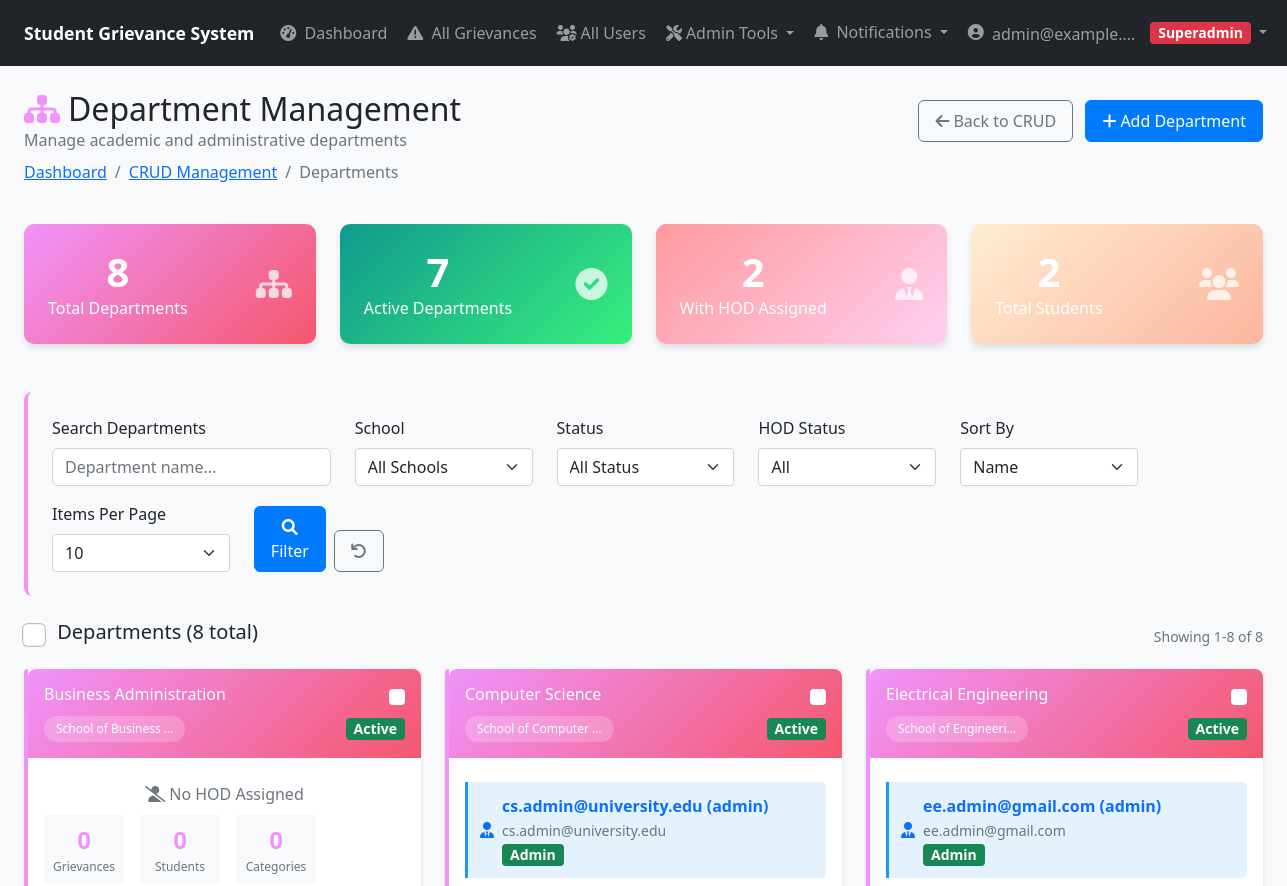
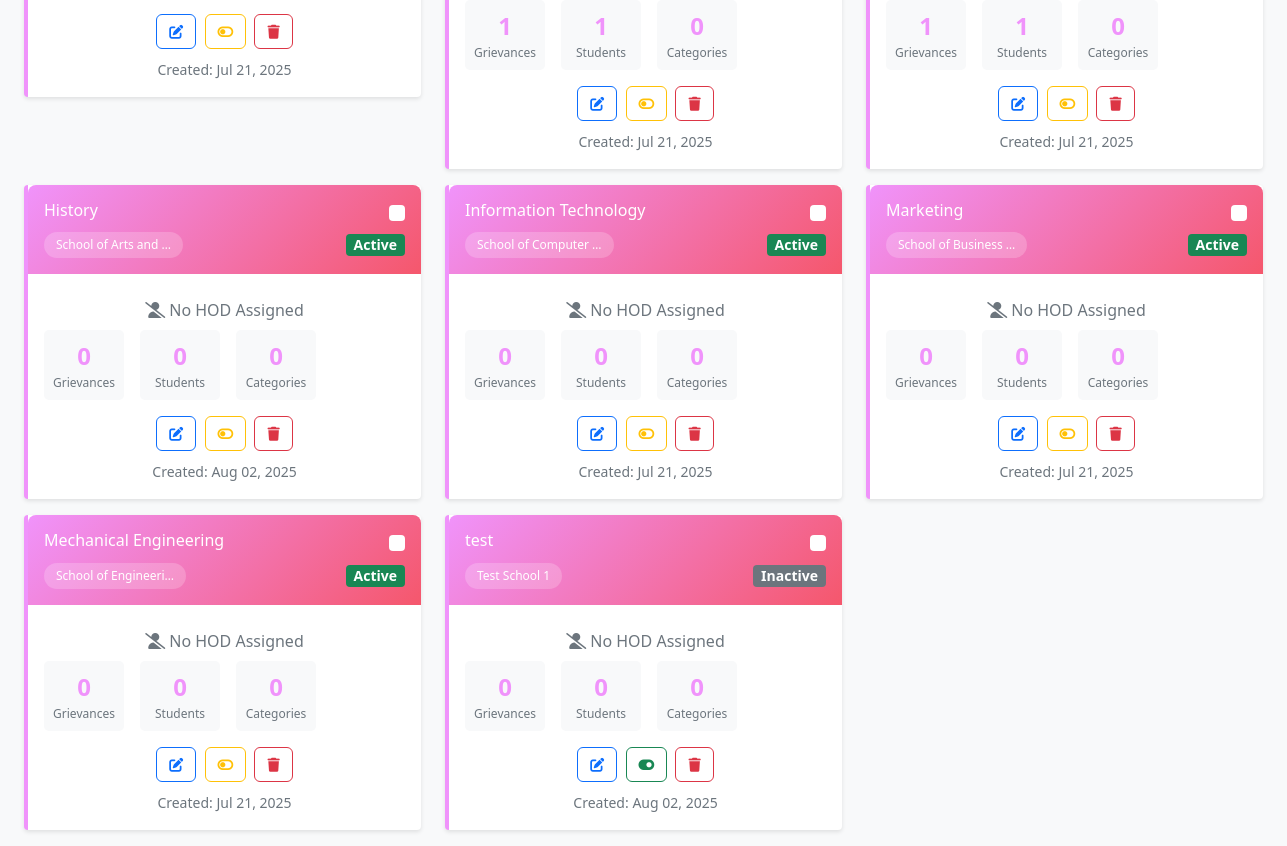
Page /api/admin-panel/manage/departments/ (signed in) on the earlier database version (2 pictures, top to bottom).
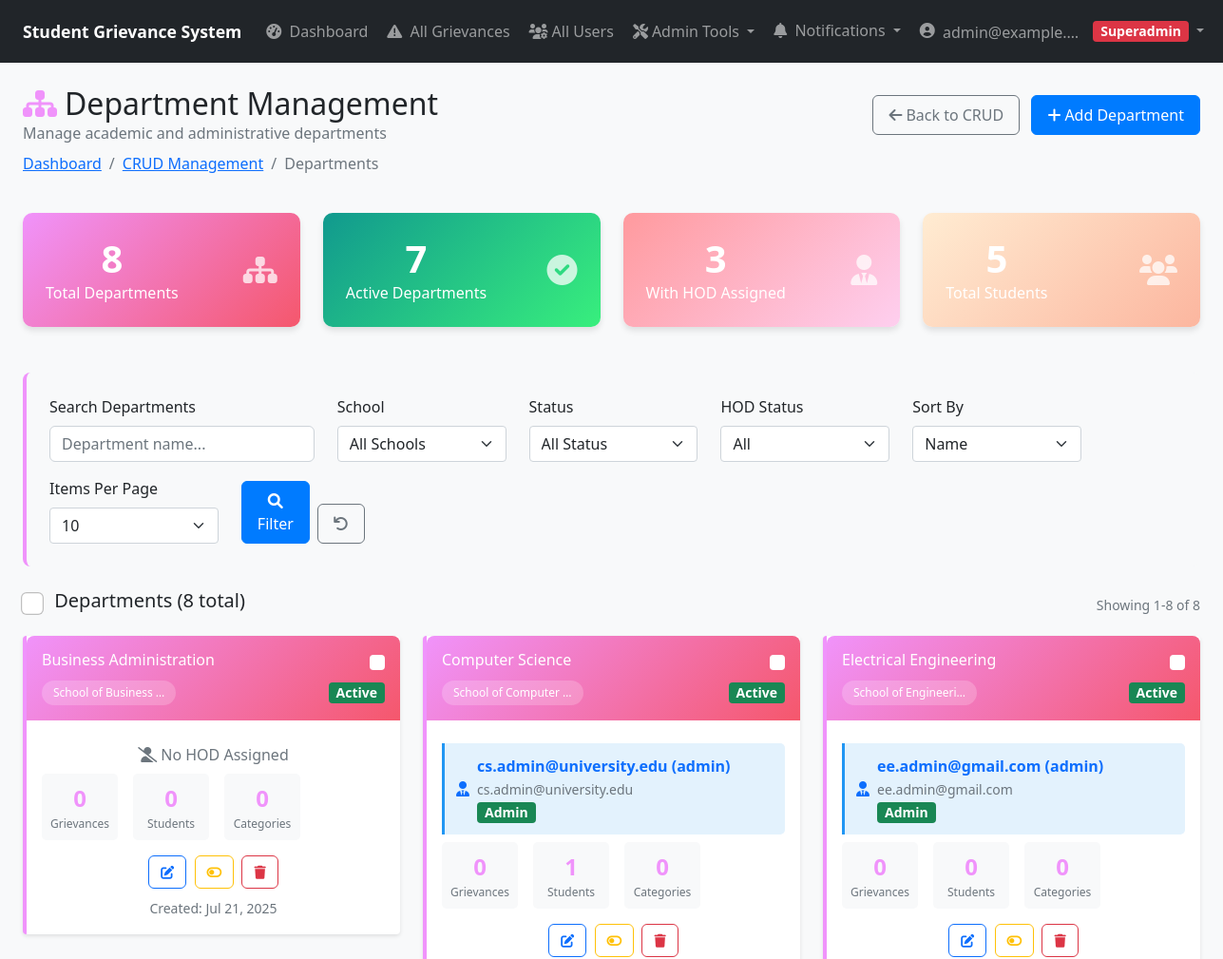
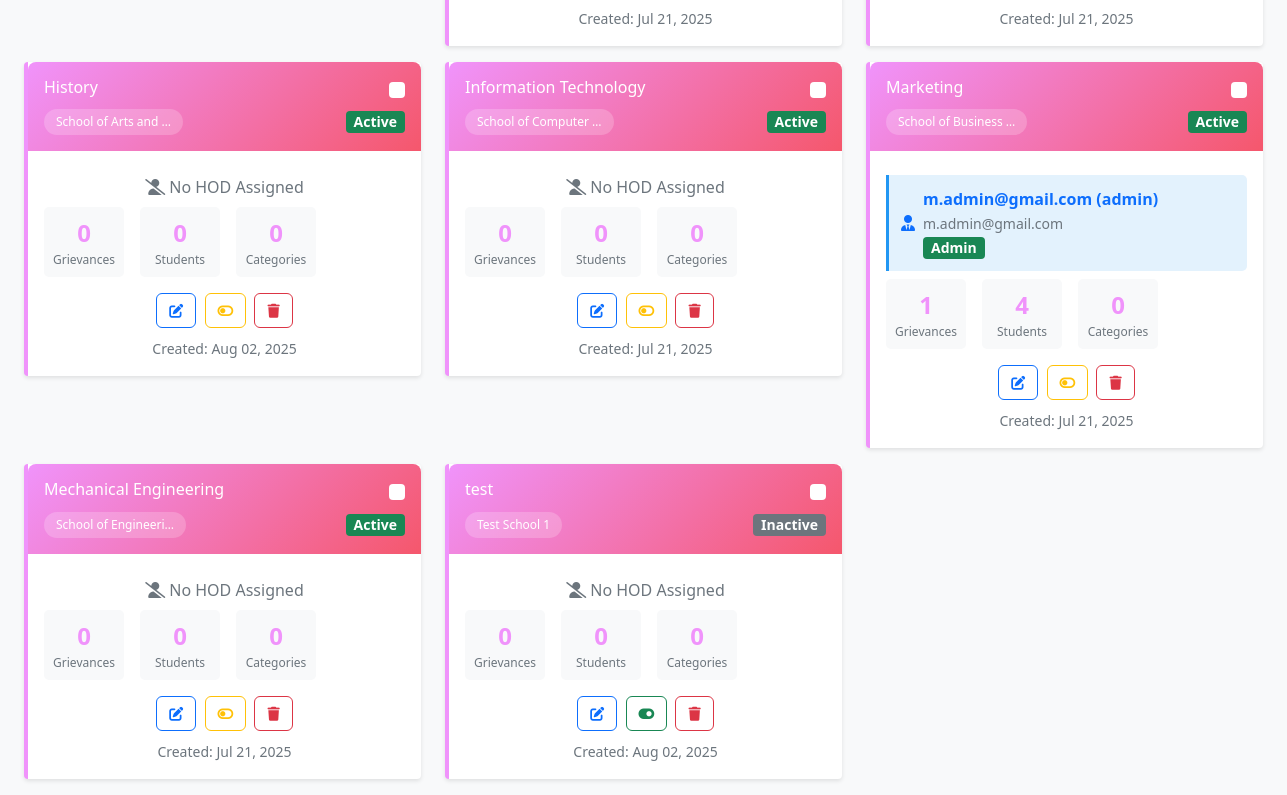
Same page on the later database version (2 pictures, top to bottom).
### apps/students/models.py (models this page shows, shortened)
class Department(models.Model):
    id = models.AutoField(primary_key=True)  # UUID/Auto Primary key
    name = models.CharField(max_length=100)  # Name of the department
    school = models.ForeignKey(School, on_delete=models.CASCADE, related_name='departments', null=True, blank=True)  # Links department to a school (nullable for migration)
    head_of_department = models.ForeignKey(settings.AUTH_USER_MODEL, on_delete=models.SET_NULL, null=True, blank=True, related_name='headed_departments')  # HOD
    is_active = models.BooleanField(default=True)  # Active status
    created_at = models.DateTimeField(auto_now_add=True)
    updated_at = models.DateTimeField(auto_now=True)
    @property
    def students(self):
        return StudentProfile.objects.filter(department=self.name)
    @property
    def grievances(self):
        from apps.grievances.models import Grievance
        return Grievance.objects.filter(student__department=self.name)
    @property
    def category_assignments(self):
        from apps.grievances.models import CategoryAssignment
        return CategoryAssignment.objects.filter(department__icontains=self.name)
    class Meta:
        verbose_name = "Department"
        verbose_name_plural = "Departments"

class School(models.Model):
    id = models.AutoField(primary_key=True)  # UUID/Auto Primary key
    name = models.CharField(max_length=200, unique=True)  # Name of the school (unique)
    code = models.CharField(max_length=20, blank=True, null=True, unique=True)  # School code (optional)
    description = models.TextField(blank=True, null=True)  # School description
    address = models.TextField(blank=True, null=True)  # School address
    phone = models.CharField(max_length=15, blank=True, null=True)  # Contact phone
    email = models.EmailField(blank=True, null=True)  # Contact email
    website = models.URLField(blank=True, null=True)  # School website
    established_year = models.IntegerField(blank=True, null=True)  # Year established
    accreditation = models.CharField(max_length=100, blank=True, null=True)  # Accreditation info
    campus_size = models.CharField(max_length=100, blank=True, null=True)  # Campus size
    student_capacity = models.IntegerField(blank=True, null=True)  # Student capacity
    is_active = models.BooleanField(default=True)  # Active status
    created_at = models.DateTimeField(auto_now_add=True)
    updated_at = models.DateTimeField(auto_now=True)
    class Meta:
        verbose_name = "School"
        verbose_name_plural = "Schools"

class AdminProfile(models.Model):
    ROLE_LEVEL_CHOICES = [
        ('superadmin', 'Super Admin'),
        ('admin', 'Department Admin'),  # Updated to match User model
        ('officer', 'Grievance Officer'),
    ]
    id = models.UUIDField(primary_key=True, default=uuid.uuid4, editable=False)
    user = models.OneToOneField(settings.AUTH_USER_MODEL, on_delete=models.CASCADE, related_name='admin_profile')
    role_level = models.CharField(max_length=20, choices=ROLE_LEVEL_CHOICES)
    department = models.CharField(max_length=100)  # Department is required for admin/officers
    employee_id = models.CharField(max_length=50, unique=True)
    phone = models.CharField(max_length=15, blank=True, null=True)
    office_location = models.CharField(max_length=100, blank=True, null=True)
    created_at = models.DateTimeField(auto_now_add=True)
    updated_at = models.DateTimeField(auto_now=True)
    class Meta:
        verbose_name = "Admin Profile"
        verbose_name_plural = "Admin Profiles"

### apps/authentication/models.py (models this page shows, shortened)
class User(AbstractBaseUser, PermissionsMixin):
    ROLE_CHOICES = [
        ('student', 'Student'),
        ('admin', 'Admin'),
        ('superadmin', 'Super Admin'),
        ('officer', 'Grievance Officer'),
    ]
    email = models.EmailField(unique=True)  # STRING - Unique email address
    role = models.CharField(max_length=20, choices=ROLE_CHOICES, default='student')  # STRING - User role (e.g., 'student')
    created_at = models.DateTimeField(auto_now_add=True)  # DATETIME - Timestamp of registration
    is_active = models.BooleanField(default=True)
    is_staff = models.BooleanField(default=False)
    is_email_verified = models.BooleanField(default=False)
    deactivation_reason = models.TextField(blank=True, null=True, help_text="Reason for account deactivation")
    objects = UserManager()
    USERNAME_FIELD = 'email'
    REQUIRED_FIELDS = []
    def get_display_name(self):
        if hasattr(self, 'student_profile') and self.student_profile.name:
            return self.student_profile.name
        return self.email
    @property
    def is_student(self):
        return self.role == 'student'
    @property
    def is_admin(self):
        return self.role in ['admin', 'superadmin']
    @property
    def is_admin_or_officer(self):
        return self.role in ['admin', 'superadmin', 'officer']
    @property
    def is_superadmin(self):
        return self.role == 'superadmin'
    @property
    def assigned_department(self):
        if self.role == 'superadmin':
            return None  # Superadmin has access to all departments
        elif self.role == 'admin':
            return self.headed_departments.first()
        return None
    @property
    def department_name(self):
        dept = self.assigned_department
        return dept.name if dept else None
    def get_full_name(self):
        if hasattr(self, 'student_profile') and self.student_profile:
            return self.student_profile.name or self.email
        if hasattr(self, 'admin_profile') and self.admin_profile:
            return f"{self.admin_profile.user.email} ({self.admin_profile.role_level})"
        return self.email

### apps/admin_panel/views.py (the view)
# urls.py: path('manage/departments/', views.department_management, name='department_management'),
@login_required
def department_management(request):
    if not hasattr(request.user, 'is_admin') or not request.user.is_admin_or_officer:
        messages.error(request, 'Access denied - Admin privileges required')
        return redirect('authentication:login')
    from apps.students.models import Department, School, StudentProfile
    search = request.GET.get('search', '').strip()
    school_filter = request.GET.get('school', '')
    status = request.GET.get('status', '')
    hod_status = request.GET.get('hod_status', '')
    sort = request.GET.get('sort', 'name')
    per_page = int(request.GET.get('per_page', 10))
    departments = Department.objects.select_related('school', 'head_of_department')
    if search:
        departments = departments.filter(
            Q(name__icontains=search) |
            Q(school__name__icontains=search) |
            Q(description__icontains=search)
        )
    if school_filter:
        departments = departments.filter(school_id=school_filter)
    if status == 'active':
        departments = departments.filter(is_active=True)
    elif status == 'inactive':
        departments = departments.filter(is_active=False)
    if hod_status == 'with_hod':
        departments = departments.filter(head_of_department__isnull=False)
    elif hod_status == 'without_hod':
        departments = departments.filter(head_of_department__isnull=True)
    total_departments = Department.objects.count()
    active_departments = Department.objects.filter(is_active=True).count()
    inactive_departments = Department.objects.filter(is_active=False).count()
    with_hod = Department.objects.filter(head_of_department__isnull=False).count()
    total_students = StudentProfile.objects.count()
    stats = {
        'total': total_departments,
        'active': active_departments,
        'inactive': inactive_departments,
        'with_hod': with_hod,
        'total_students': total_students
    }
    if sort == 'name':
        departments = departments.order_by('name')
    elif sort == '-created_at':
        departments = departments.order_by('-created_at')
    elif sort == 'created_at':
        departments = departments.order_by('created_at')
    elif sort == 'school':
        departments = departments.order_by('school__name')
    else:
        departments = departments.order_by('name')
    paginator = Paginator(departments, per_page)
    page_number = request.GET.get('page')
    page_obj = paginator.get_page(page_number)
    context = {
        'departments': page_obj,
        'page_obj': page_obj,
        'stats': stats,
        'schools': School.objects.filter(is_active=True).order_by('name'),
        'search': search,
        'school_filter': school_filter,
        'status': status,
        'hod_status': hod_status,
        'page_title': 'Department Management'
    }
    return render(request, 'admin_panel/department_management.html', context)

### apps/notifications/context_processors.py (called while the page is built)
def general_notifications(request):
    if request.user.is_authenticated:
        notifications = Notification.objects.filter(
            recipient=request.user,
            is_read=False
        ).order_by('-created_at')[:5]
        unread_count = Notification.objects.filter(
            recipient=request.user,
            is_read=False
        ).count()
        return {
            'general_notifications': notifications,
            'general_notifications_count': unread_count
        }
    return {
        'general_notifications': [],
        'general_notifications_count': 0
    }

### apps/students/context_processors.py (called while the page is built)
def student_notifications(request):
    if request.user.is_authenticated and request.user.is_student:
        notifications = get_student_notifications(request.user)
        return {
            'student_notifications': notifications,
            'notifications_count': len(notifications)
        }
    return {
        'student_notifications': [],
        'notifications_count': 0
    }

### templates/admin_panel/department_management.html (shortened to what the changed rows need)
{% extends 'base.html' %}
{% load static %}
{% block content %}
<div class="container-fluid">
    <div class="row mb-4">
        <div class="col-12">
            <div class="d-flex justify-content-between align-items-center">
                <div>
                    <h2 class="mb-0">
                        <i class="fas fa-sitemap me-2" style="color: #f093fb;"></i>Department Management
                    </h2>
                </div>
            </div>
        </div>
    </div>
    <div class="row mb-4">
        <div class="col-md-3">
            <div class="stats-card" style="background: linear-gradient(135deg, #ff9a9e 0%, #fecfef 100%);">
                <div class="d-flex justify-content-between align-items-center">
                    <div>
                        <h3 class="stats-number">{{ stats.with_hod }}</h3>
                        <p class="mb-0">With HOD Assigned</p>
                    </div>
                </div>
            </div>
        </div>
        <div class="col-md-3">
            <div class="stats-card" style="background: linear-gradient(135deg, #ffecd2 0%, #fcb69f 100%);">
                <div class="d-flex justify-content-between align-items-center">
                    <div>
                        <h3 class="stats-number">{{ stats.total_students }}</h3>
                        <p class="mb-0">Total Students</p>
                    </div>
                </div>
            </div>
        </div>
    </div>
    {% if departments %}
    <div class="row">
        {% for department in departments %}
        <div class="col-lg-6 col-xl-4">
            <div class="department-card card">
                <div class="dept-header">
                    <div class="d-flex justify-content-between align-items-start mb-2">
                        <div class="flex-grow-1">
                            <h6 class="mb-1">{{ department.name }}</h6>
                        </div>
                        <input type="checkbox" class="form-check-input department-checkbox ms-2"
                               value="{{ department.id }}" style="border-color: rgba(255,255,255,0.5);">
                    </div>
                    <div class="d-flex justify-content-between align-items-center">
                        <span class="school-badge">{{ department.school.name|truncatechars:20 }}</span>
                        {% if department.is_active %}
                        <span class="badge bg-success">Active</span>
                        {% else %}
                        <span class="badge bg-secondary">Inactive</span>
                        {% endif %}
                    </div>
                </div>
                <div class="card-body">
                    {% if department.head_of_department %}
                    <div class="hod-info">
                        <div class="d-flex align-items-center">
                            <i class="fas fa-user-tie text-primary me-2"></i>
                            <div>
                                <strong>
                                    <a href="{% url 'admin_panel:get_user_details' department.head_of_department.id %}"
                                       class="text-decoration-none text-primary"
                                       title="View HOD Details"
                                       onclick="showUserDetails({{ department.head_of_department.id }}); return false;">
                                        {{ department.head_of_department.get_full_name }}
                                    </a>
                                </strong>
                                <br><small class="text-muted">{{ department.head_of_department.email }}</small>
                                <br><span class="badge bg-success">{{ department.head_of_department.role|title }}</span>
                            </div>
                        </div>
                    </div>
                    {% else %}
                    <div class="text-center text-muted py-2">
                        <i class="fas fa-user-slash me-1"></i>No HOD Assigned
                    </div>
                    {% endif %}
                    <div class="grievance-stats">
                        <div class="stat-item">
                            <span class="stat-number">{{ department.grievances.count }}</span>
                            <div class="stat-label">Grievances</div>
                        </div>
                        <div class="stat-item">
                            <span class="stat-number">{{ department.students.count }}</span>
                            <div class="stat-label">Students</div>
                        </div>
                        <div class="stat-item">
                            <span class="stat-number">{{ department.category_assignments.count }}</span>
                            <div class="stat-label">Categories</div>
                        </div>
                    </div>
                    <div class="action-buttons mt-3 text-center">
                        <a href="{% url 'admin_panel:department_edit' department.id %}"
                           class="btn btn-sm btn-outline-primary" title="Edit">
                            <i class="fas fa-edit"></i>
                        </a>
                        {% if department.is_active %}
                        <button class="btn btn-sm btn-outline-warning deactivate-single-btn"
                                data-id="{{ department.id }}" data-name="{{ department.name }}" title="Deactivate">
                            <i class="fas fa-toggle-off"></i>
                        </button>
                        {% else %}
                        <button class="btn btn-sm btn-outline-success activate-single-btn"
                                data-id="{{ department.id }}" data-name="{{ department.name }}" title="Activate">
                            <i class="fas fa-toggle-on"></i>
                        </button>
                        {% endif %}
                        <button class="btn btn-sm btn-outline-danger delete-btn"
                                data-id="{{ department.id }}" data-name="{{ department.name }}" title="Delete">
                            <i class="fas fa-trash"></i>
                        </button>
                    </div>
                    <div class="mt-2 text-center">
                        <small class="text-muted">
                            Created: {{ department.created_at|date:"M d, Y" }}
                        </small>
                    </div>
                </div>
            </div>
        </div>
        {% endfor %}
    </div>
    {% endif %}
</div>
{% endblock %}

Differences in the rows shown:
changed Department "Computer Science": grievances.count "1" → "0"
changed Department "Electrical Engineering": grievances.count "1" → "0"; students.count "1" → "0"
changed Department "Marketing": head_of_department.get_full_name (not shown) → "m.admin@gmail.com (admin)"; head_of_department.email (not shown) → "m.admin@gmail.com"; head_of_department.role (not shown) → "Admin"; grievances.count "0" → "1"; students.count "0" → "4"; no longer shows "No HOD Assigned"
Other differences:
{{ stats.with_hod }}: "2" → "3"
{{ stats.total_students }}: "2" → "5"
